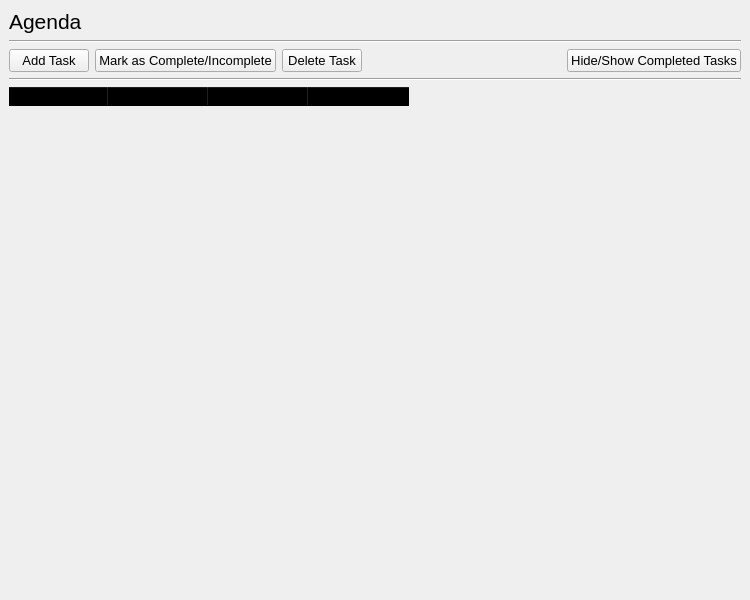
<?xml version="1.0" encoding="UTF-8"?>
<ui version="4.0">
 <class>mwindow_agenda</class>
 <widget class="QMainWindow" name="mwindow_agenda">
  <property name="geometry">
   <rect>
    <x>0</x>
    <y>0</y>
    <width>750</width>
    <height>600</height>
   </rect>
  </property>
  <property name="font">
   <font>
    <family>Arial</family>
    <pointsize>10</pointsize>
   </font>
  </property>
  <property name="windowTitle">
   <string>Agenda</string>
  </property>
  <widget class="QWidget" name="central_widget">
   <layout class="QGridLayout" name="gridLayout">
    <item row="0" column="0">
     <layout class="QVBoxLayout" name="vert_layout_agenda">
      <item>
       <widget class="QLabel" name="lbl_agenda">
        <property name="font">
         <font>
          <pointsize>16</pointsize>
         </font>
        </property>
        <property name="text">
         <string>Agenda</string>
        </property>
       </widget>
      </item>
      <item>
       <widget class="Line" name="hori_line_agenda">
        <property name="orientation">
         <enum>Qt::Horizontal</enum>
        </property>
       </widget>
      </item>
      <item>
       <layout class="QHBoxLayout" name="hori_layout_buttons">
        <item alignment="Qt::AlignLeft">
         <widget class="QPushButton" name="btn_add_task">
          <property name="text">
           <string>Add Task</string>
          </property>
         </widget>
        </item>
        <item alignment="Qt::AlignLeft">
         <widget class="QPushButton" name="btn_complete_task">
          <property name="text">
           <string>Mark as Complete/Incomplete</string>
          </property>
         </widget>
        </item>
        <item alignment="Qt::AlignLeft">
         <widget class="QPushButton" name="btn_delete_task">
          <property name="text">
           <string>Delete Task</string>
          </property>
         </widget>
        </item>
        <item>
         <spacer name="hori_spacer_buttons">
          <property name="orientation">
           <enum>Qt::Horizontal</enum>
          </property>
          <property name="sizeHint" stdset="0">
           <size>
            <width>40</width>
            <height>20</height>
           </size>
          </property>
         </spacer>
        </item>
        <item alignment="Qt::AlignLeft">
         <widget class="QPushButton" name="btn_hide_completed">
          <property name="text">
           <string>Hide/Show Completed Tasks</string>
          </property>
         </widget>
        </item>
       </layout>
      </item>
      <item>
       <widget class="Line" name="hori_line_add_task">
        <property name="orientation">
         <enum>Qt::Horizontal</enum>
        </property>
       </widget>
      </item>
      <item>
       <widget class="QTableWidget" name="table_widget_task_list">
        <property name="palette">
         <palette>
          <active>
           <colorrole role="Button">
            <brush brushstyle="SolidPattern">
             <color alpha="0">
              <red>0</red>
              <green>0</green>
              <blue>0</blue>
             </color>
            </brush>
           </colorrole>
           <colorrole role="Base">
            <brush brushstyle="NoBrush">
             <color alpha="255">
              <red>0</red>
              <green>0</green>
              <blue>0</blue>
             </color>
            </brush>
           </colorrole>
           <colorrole role="Window">
            <brush brushstyle="SolidPattern">
             <color alpha="0">
              <red>0</red>
              <green>0</green>
              <blue>0</blue>
             </color>
            </brush>
           </colorrole>
          </active>
          <inactive>
           <colorrole role="Button">
            <brush brushstyle="SolidPattern">
             <color alpha="0">
              <red>0</red>
              <green>0</green>
              <blue>0</blue>
             </color>
            </brush>
           </colorrole>
           <colorrole role="Base">
            <brush brushstyle="NoBrush">
             <color alpha="255">
              <red>0</red>
              <green>0</green>
              <blue>0</blue>
             </color>
            </brush>
           </colorrole>
           <colorrole role="Window">
            <brush brushstyle="SolidPattern">
             <color alpha="0">
              <red>0</red>
              <green>0</green>
              <blue>0</blue>
             </color>
            </brush>
           </colorrole>
          </inactive>
          <disabled>
           <colorrole role="Button">
            <brush brushstyle="SolidPattern">
             <color alpha="0">
              <red>0</red>
              <green>0</green>
              <blue>0</blue>
             </color>
            </brush>
           </colorrole>
           <colorrole role="Base">
            <brush brushstyle="NoBrush">
             <color alpha="255">
              <red>0</red>
              <green>0</green>
              <blue>0</blue>
             </color>
            </brush>
           </colorrole>
           <colorrole role="Window">
            <brush brushstyle="SolidPattern">
             <color alpha="0">
              <red>0</red>
              <green>0</green>
              <blue>0</blue>
             </color>
            </brush>
           </colorrole>
          </disabled>
         </palette>
        </property>
        <property name="font">
         <font>
          <family>Arial</family>
          <pointsize>10</pointsize>
         </font>
        </property>
        <property name="autoFillBackground">
         <bool>false</bool>
        </property>
        <property name="styleSheet">
         <string notr="true">background-color: transparent</string>
        </property>
        <property name="frameShape">
         <enum>QFrame::NoFrame</enum>
        </property>
        <property name="lineWidth">
         <number>0</number>
        </property>
        <property name="sizeAdjustPolicy">
         <enum>QAbstractScrollArea::AdjustToContents</enum>
        </property>
        <property name="editTriggers">
         <set>QAbstractItemView::NoEditTriggers</set>
        </property>
        <property name="tabKeyNavigation">
         <bool>false</bool>
        </property>
        <property name="showDropIndicator" stdset="0">
         <bool>true</bool>
        </property>
        <property name="selectionMode">
         <enum>QAbstractItemView::SingleSelection</enum>
        </property>
        <property name="selectionBehavior">
         <enum>QAbstractItemView::SelectRows</enum>
        </property>
        <property name="showGrid">
         <bool>false</bool>
        </property>
        <property name="sortingEnabled">
         <bool>true</bool>
        </property>
        <property name="cornerButtonEnabled">
         <bool>false</bool>
        </property>
        <attribute name="horizontalHeaderVisible">
         <bool>true</bool>
        </attribute>
        <attribute name="horizontalHeaderHighlightSections">
         <bool>true</bool>
        </attribute>
        <attribute name="horizontalHeaderStretchLastSection">
         <bool>false</bool>
        </attribute>
        <attribute name="verticalHeaderVisible">
         <bool>true</bool>
        </attribute>
        <column>
         <property name="text">
          <string>Task Title</string>
         </property>
         <property name="background">
          <color alpha="0">
           <red>0</red>
           <green>0</green>
           <blue>0</blue>
          </color>
         </property>
        </column>
        <column>
         <property name="text">
          <string>Subject</string>
         </property>
        </column>
        <column>
         <property name="text">
          <string>Due Date</string>
         </property>
        </column>
        <column>
         <property name="text">
          <string>Completed</string>
         </property>
        </column>
       </widget>
      </item>
     </layout>
    </item>
   </layout>
  </widget>
  <action name="action_open_my_subjects">
   <property name="text">
    <string>Open My Subjects</string>
   </property>
   <property name="shortcut">
    <string>Ctrl+1</string>
   </property>
  </action>
 </widget>
 <resources/>
 <connections/>
</ui>
